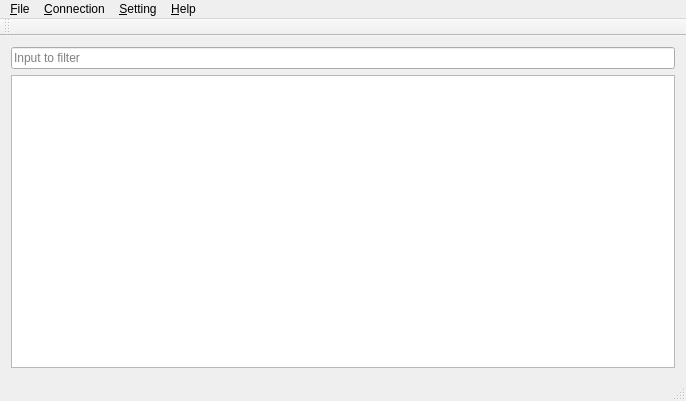
<?xml version="1.0" encoding="UTF-8"?>
<ui version="4.0">
 <class>MainWindow</class>
 <widget class="QMainWindow" name="MainWindow">
  <property name="geometry">
   <rect>
    <x>0</x>
    <y>0</y>
    <width>686</width>
    <height>401</height>
   </rect>
  </property>
  <property name="windowTitle">
   <string>V2Ray-Qt5</string>
  </property>
  <property name="windowIcon">
   <iconset resource="../resources/icons.qrc">
    <normaloff>:/icons/icons/v2ray.png</normaloff>:/icons/icons/v2ray.png</iconset>
  </property>
  <widget class="QWidget" name="centralWidget">
   <property name="sizePolicy">
    <sizepolicy hsizetype="Preferred" vsizetype="Preferred">
     <horstretch>0</horstretch>
     <verstretch>0</verstretch>
    </sizepolicy>
   </property>
   <property name="layoutDirection">
    <enum>Qt::LeftToRight</enum>
   </property>
   <layout class="QVBoxLayout" name="verticalLayout_2">
    <item>
     <widget class="QLineEdit" name="filterEdit">
      <property name="placeholderText">
       <string>Input to filter</string>
      </property>
     </widget>
    </item>
    <item>
     <widget class="QTableView" name="ServersTableView"/>
    </item>
   </layout>
  </widget>
  <widget class="QMenuBar" name="menuBar">
   <property name="geometry">
    <rect>
     <x>0</x>
     <y>0</y>
     <width>686</width>
     <height>28</height>
    </rect>
   </property>
   <widget class="QMenu" name="menuFile">
    <property name="title">
     <string>&amp;File</string>
    </property>
    <addaction name="action_Import_Connections_from_gui_config_json"/>
    <addaction name="actionExport_as_gui_config_json"/>
    <addaction name="action_Save"/>
    <addaction name="separator"/>
    <addaction name="action_Exit"/>
   </widget>
   <widget class="QMenu" name="menu_Connection">
    <property name="title">
     <string>&amp;Connection</string>
    </property>
    <widget class="QMenu" name="menu_Add">
     <property name="title">
      <string>&amp;Add</string>
     </property>
     <addaction name="actionManually"/>
     <addaction name="actionScan_QR_Code"/>
    </widget>
    <addaction name="menu_Add"/>
    <addaction name="action_Edit"/>
    <addaction name="action_Share"/>
    <addaction name="action_Delete"/>
    <addaction name="separator"/>
    <addaction name="action_Connect"/>
    <addaction name="action_Disconnect"/>
    <addaction name="separator"/>
    <addaction name="actionMove_Up"/>
    <addaction name="action_Move_Down"/>
   </widget>
   <widget class="QMenu" name="menu_Setting">
    <property name="title">
     <string>&amp;Setting</string>
    </property>
    <addaction name="action_General_Settings"/>
   </widget>
   <widget class="QMenu" name="menu_Help">
    <property name="title">
     <string>&amp;Help</string>
    </property>
    <addaction name="action_About"/>
    <addaction name="action_About_Qt"/>
    <addaction name="separator"/>
    <addaction name="actionBug_Report"/>
   </widget>
   <addaction name="menuFile"/>
   <addaction name="menu_Connection"/>
   <addaction name="menu_Setting"/>
   <addaction name="menu_Help"/>
  </widget>
  <widget class="QToolBar" name="mainToolBar">
   <attribute name="toolBarArea">
    <enum>TopToolBarArea</enum>
   </attribute>
   <attribute name="toolBarBreak">
    <bool>false</bool>
   </attribute>
  </widget>
  <widget class="QStatusBar" name="statusBar"/>
  <action name="action_Import_Connections_from_gui_config_json">
   <property name="icon">
    <iconset resource="../resources/icons.qrc">
     <normaloff>:/icons/icons/import-icon.png</normaloff>:/icons/icons/import-icon.png</iconset>
   </property>
   <property name="text">
    <string>&amp;Import Connections from json file</string>
   </property>
  </action>
  <action name="actionExport_as_gui_config_json">
   <property name="icon">
    <iconset resource="../resources/icons.qrc">
     <normaloff>:/icons/icons/export-icon.png</normaloff>:/icons/icons/export-icon.png</iconset>
   </property>
   <property name="text">
    <string>&amp;Export as json file</string>
   </property>
   <property name="iconText">
    <string>Export as json file</string>
   </property>
  </action>
  <action name="action_Save">
   <property name="icon">
    <iconset resource="../resources/icons.qrc">
     <normaloff>:/icons/icons/save-icon.png</normaloff>:/icons/icons/save-icon.png</iconset>
   </property>
   <property name="text">
    <string>&amp;Save</string>
   </property>
  </action>
  <action name="action_Exit">
   <property name="icon">
    <iconset resource="../resources/icons.qrc">
     <normaloff>:/icons/icons/exit-icon.png</normaloff>:/icons/icons/exit-icon.png</iconset>
   </property>
   <property name="text">
    <string>&amp;Exit</string>
   </property>
  </action>
  <action name="action_Edit">
   <property name="icon">
    <iconset resource="../resources/icons.qrc">
     <normaloff>:/icons/icons/edit-icon.png</normaloff>:/icons/icons/edit-icon.png</iconset>
   </property>
   <property name="text">
    <string>&amp;Edit</string>
   </property>
  </action>
  <action name="action_Share">
   <property name="icon">
    <iconset resource="../resources/icons.qrc">
     <normaloff>:/icons/icons/config-share-icon.png</normaloff>:/icons/icons/config-share-icon.png</iconset>
   </property>
   <property name="text">
    <string>&amp;Share</string>
   </property>
  </action>
  <action name="action_Delete">
   <property name="icon">
    <iconset resource="../resources/icons.qrc">
     <normaloff>:/icons/icons/config-delete-icon.png</normaloff>:/icons/icons/config-delete-icon.png</iconset>
   </property>
   <property name="text">
    <string>&amp;Delete</string>
   </property>
  </action>
  <action name="action_Connect">
   <property name="icon">
    <iconset resource="../resources/icons.qrc">
     <normaloff>:/icons/icons/connect-icon.png</normaloff>:/icons/icons/connect-icon.png</iconset>
   </property>
   <property name="text">
    <string>&amp;Connect</string>
   </property>
  </action>
  <action name="action_Disconnect">
   <property name="icon">
    <iconset resource="../resources/icons.qrc">
     <normaloff>:/icons/icons/disconnect-icon.png</normaloff>:/icons/icons/disconnect-icon.png</iconset>
   </property>
   <property name="text">
    <string>D&amp;isconnect</string>
   </property>
  </action>
  <action name="actionMove_Up">
   <property name="icon">
    <iconset resource="../resources/icons.qrc">
     <normaloff>:/icons/icons/up-icon.png</normaloff>:/icons/icons/up-icon.png</iconset>
   </property>
   <property name="text">
    <string>Move &amp;Up</string>
   </property>
  </action>
  <action name="action_Move_Down">
   <property name="icon">
    <iconset resource="../resources/icons.qrc">
     <normaloff>:/icons/icons/down-icon.png</normaloff>:/icons/icons/down-icon.png</iconset>
   </property>
   <property name="text">
    <string>&amp;Move Down</string>
   </property>
  </action>
  <action name="action_General_Settings">
   <property name="icon">
    <iconset resource="../resources/icons.qrc">
     <normaloff>:/icons/icons/setting-icon.png</normaloff>:/icons/icons/setting-icon.png</iconset>
   </property>
   <property name="text">
    <string>&amp;General Settings</string>
   </property>
  </action>
  <action name="action_About">
   <property name="icon">
    <iconset resource="../resources/icons.qrc">
     <normaloff>:/icons/icons/about-icon.png</normaloff>:/icons/icons/about-icon.png</iconset>
   </property>
   <property name="text">
    <string>&amp;About</string>
   </property>
  </action>
  <action name="action_About_Qt">
   <property name="icon">
    <iconset resource="../resources/icons.qrc">
     <normaloff>:/icons/icons/qt-icon.png</normaloff>:/icons/icons/qt-icon.png</iconset>
   </property>
   <property name="text">
    <string>About &amp;Qt</string>
   </property>
  </action>
  <action name="actionBug_Report">
   <property name="icon">
    <iconset resource="../resources/icons.qrc">
     <normaloff>:/icons/icons/report-icon.png</normaloff>:/icons/icons/report-icon.png</iconset>
   </property>
   <property name="text">
    <string>Bug &amp;Report</string>
   </property>
  </action>
  <action name="actionManually">
   <property name="icon">
    <iconset resource="../resources/icons.qrc">
     <normaloff>:/icons/icons/manually-icon.png</normaloff>:/icons/icons/manually-icon.png</iconset>
   </property>
   <property name="text">
    <string>&amp;Manually</string>
   </property>
  </action>
  <action name="actionScan_QR_Code">
   <property name="icon">
    <iconset resource="../resources/icons.qrc">
     <normaloff>:/icons/icons/qrcode-icon.png</normaloff>:/icons/icons/qrcode-icon.png</iconset>
   </property>
   <property name="text">
    <string>&amp;Scan QR Code</string>
   </property>
  </action>
 </widget>
 <layoutdefault spacing="6" margin="11"/>
 <resources>
  <include location="../resources/icons.qrc"/>
 </resources>
 <connections/>
</ui>
